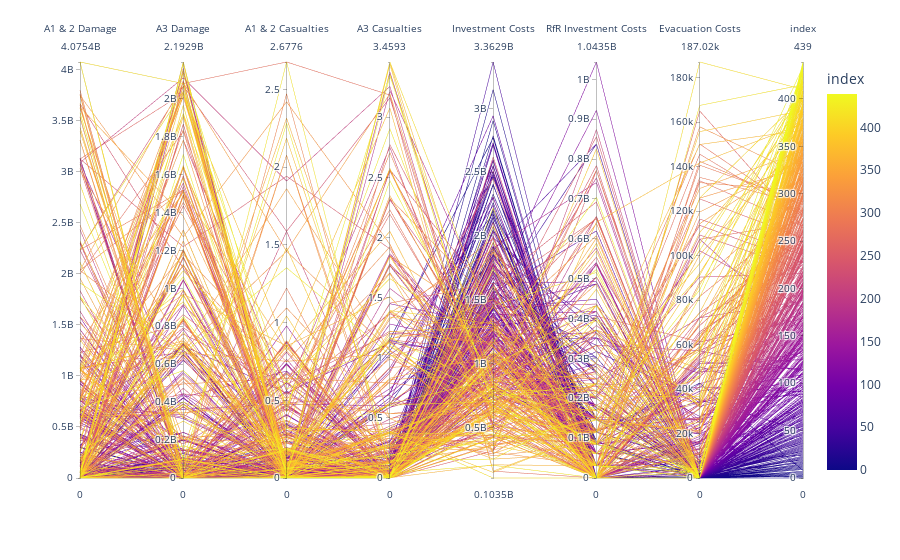

Source (notebook cell):
### Markdown cell above
## Show tradeoffs in the resulting optimal policies
The algorithm found 440 solutions.

### Code cell
fig = px.parallel_coordinates(results.iloc[:, 31::], labels= {"A1_2 Aggr Expected Annual Damage" : "A1 & 2 Damage", "A3 Expected Annual Damage" : "A3 Damage", "A1_2 Aggr Expected Number of Deaths" : "A1 & 2 Casualties", "A3 Aggr Expected Number of Deaths" : "A3 Casualties", "A1_5 Dike Investment Costs" : "Investment Costs", "Room for River Investment Costs" : "RfR Investment Costs"}, color=results.index)
fig.update_layout(showlegend=False)
fig.show()

### Figure 1 — Plotly figure (JSON) as saved in the notebook; plotly's stock layout.template omitted (floating-point values rounded to 4 significant figures; data arrays with more than 128 entries replaced by an {"elided": "..."} marker saying what was removed)
{"data": [{"dimensions": [{"label": "A1 & 2 Damage", "values": {"elided": "440 float values"}}, {"label": "A3 Damage", "values": {"elided": "440 float values"}}, {"label": "A1 & 2 Casualties", "values": {"elided": "440 float values"}}, {"label": "A3 Casualties", "values": {"elided": "440 float values"}}, {"label": "Investment Costs", "values": {"elided": "440 float values"}}, {"label": "RfR Investment Costs", "values": {"elided": "440 int values"}}, {"label": "Evacuation Costs", "values": {"elided": "440 float values"}}, {"label": "index", "values": {"elided": "440 int values"}}], "domain": {"x": [0, 1], "y": [0, 1]}, "line": {"color": {"elided": "440 int values"}, "coloraxis": "coloraxis"}, "name": "", "type": "parcoords"}], "layout": {"coloraxis": {"colorbar": {"title": {"text": "index"}}, "colorscale": [[0, "#0d0887"], [0.1111, "#46039f"], [0.2222, "#7201a8"], [0.3333, "#9c179e"], [0.4444, "#bd3786"], [0.5556, "#d8576b"], [0.6667, "#ed7953"], [0.7778, "#fb9f3a"], [0.8889, "#fdca26"], [1, "#f0f921"]]}, "legend": {"tracegroupgap": 0}, "margin": {"t": 60}, "showlegend": false}}
